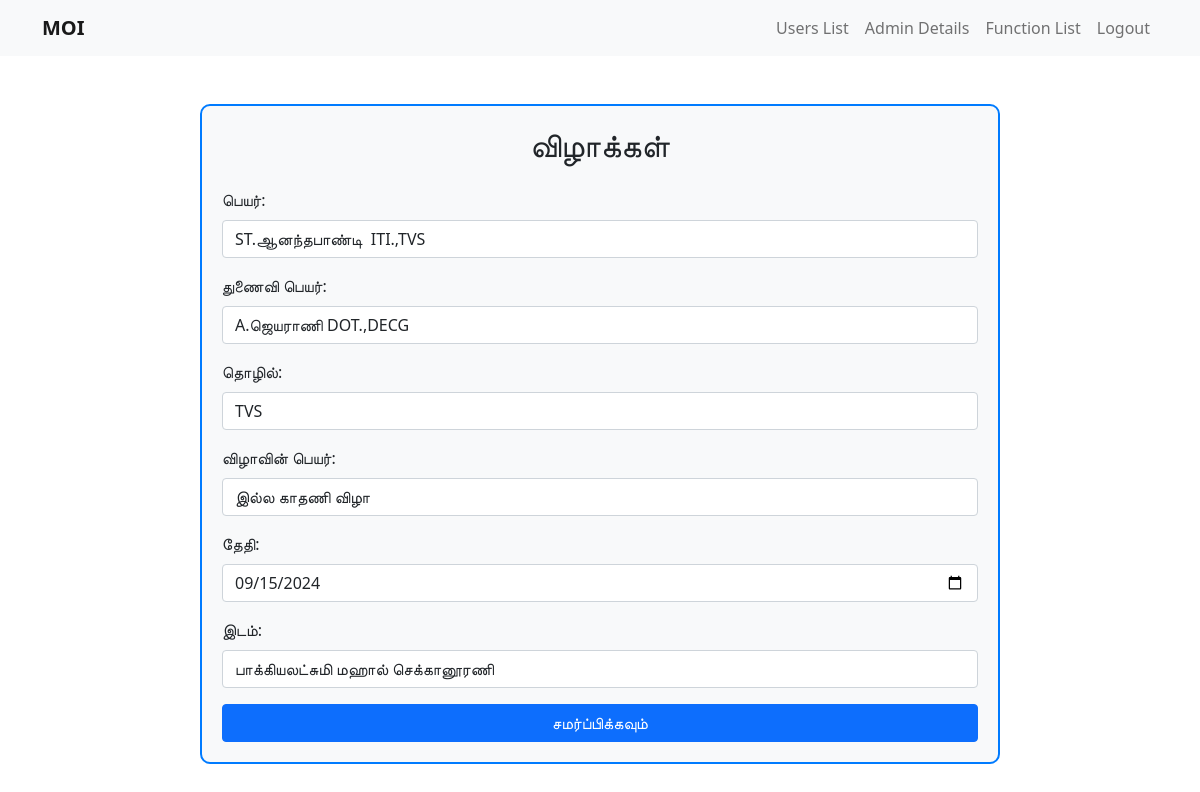
Screenshot of /edit.php?edit_id=1 (signed in) with the database file from the repository.
### tables this page shows
CREATE TABLE `festival` (
  `id` int NOT NULL,
  `name` varchar(250) NOT NULL,
  `spouse_name` varchar(250) NOT NULL,
  `occupation` varchar(250) NOT NULL,
  `festival_name` varchar(250) NOT NULL,
  `date` date DEFAULT NULL,
  `place` varchar(250) NOT NULL,
  `status` int NOT NULL DEFAULT '0',
  `created_at` timestamp NOT NULL DEFAULT CURRENT_TIMESTAMP
);

### edit.php (the view, shortened to what this page needs)
<?php
require 'config.php';
include "header.php";
?>
<body>
    <div class="container-moi mt-5">
    <?php
            $id=$_GET['edit_id'];
                $res = mysqli_query($conn, "SELECT * FROM festival where id='$id'");
                 while($row = mysqli_fetch_assoc($res)) {
            ?>
        <h2 class="mb-4 text-center">விழாக்கள்</h2>
        <form action="edit.php?id=<?php echo $id; ?>" method="POST">
            <div class="mb-3">
                <label for="name" class="form-label">பெயர்:</label>
                <input type="text" class="form-control" id="name" name="name" value="<?php echo $row['name'] ?>" required>
            </div>
            <div class="mb-3">
                <label for="spouse_name" class="form-label">துணைவி பெயர்:</label>
                <input type="text" class="form-control" id="spouse_name" name="spouse_name" value="<?php echo $row['spouse_name'] ?>">
            </div>
            <div class="mb-3">
                <label for="occupation" class="form-label">தொழில்:</label>
                <input type="text" class="form-control" id="occupation" name="occupation" value="<?php echo $row['occupation'] ?>">
            </div>
            <div class="mb-3">
                <label for="festival_name" class="form-label">விழாவின் பெயர்:</label>
                <input type="text" class="form-control" id="festival_name" name="festival_name" value="<?php echo $row['festival_name'] ?>">
            </div>
            <div class="mb-3">
                <label for="date" class="form-label">தேதி:</label>
                <input type="date" class="form-control" id="date" name="date" value="<?php echo $row['date'] ?>">
            </div>
            <div class="mb-3">
                <label for="place" class="form-label">இடம்:</label>
                <input type="text" class="form-control" id="place" name="place" value="<?php echo $row['place'] ?>">
            </div>
            <button type="submit" name="submit" class="btn btn-primary w-100">சமர்ப்பிக்கவும்</button>
        </form>
        <?php
                    }
                ?>
    </div>
</body>
</html>

### edit.php (style rules this page uses)
.container-moi { max-width: 800px; margin: auto; padding: 20px; border: 2px solid #007bff; border-radius: 10px; background-color: #f8f9fa; }

### rows the page displays
festival: name "ST.ஆனந்தபாண்டி ITI.,TVS", spouse_name "A.ஜெயராணி DOT.,DECG", occupation "TVS", festival_name "இல்ல காதணி விழா", date "09/15/2024", place "பாக்கியலட்சுமி மஹால் செக்கானூரணி"
